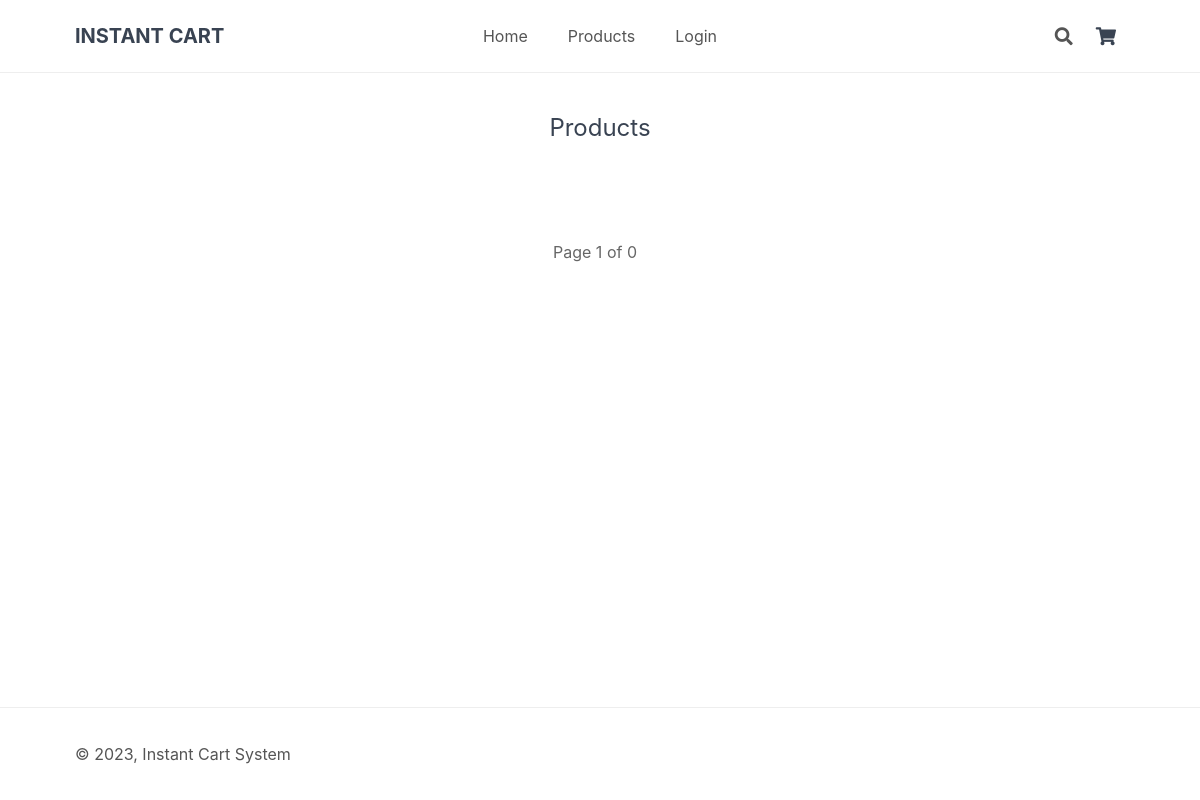
Before: /products.php with the older database file.
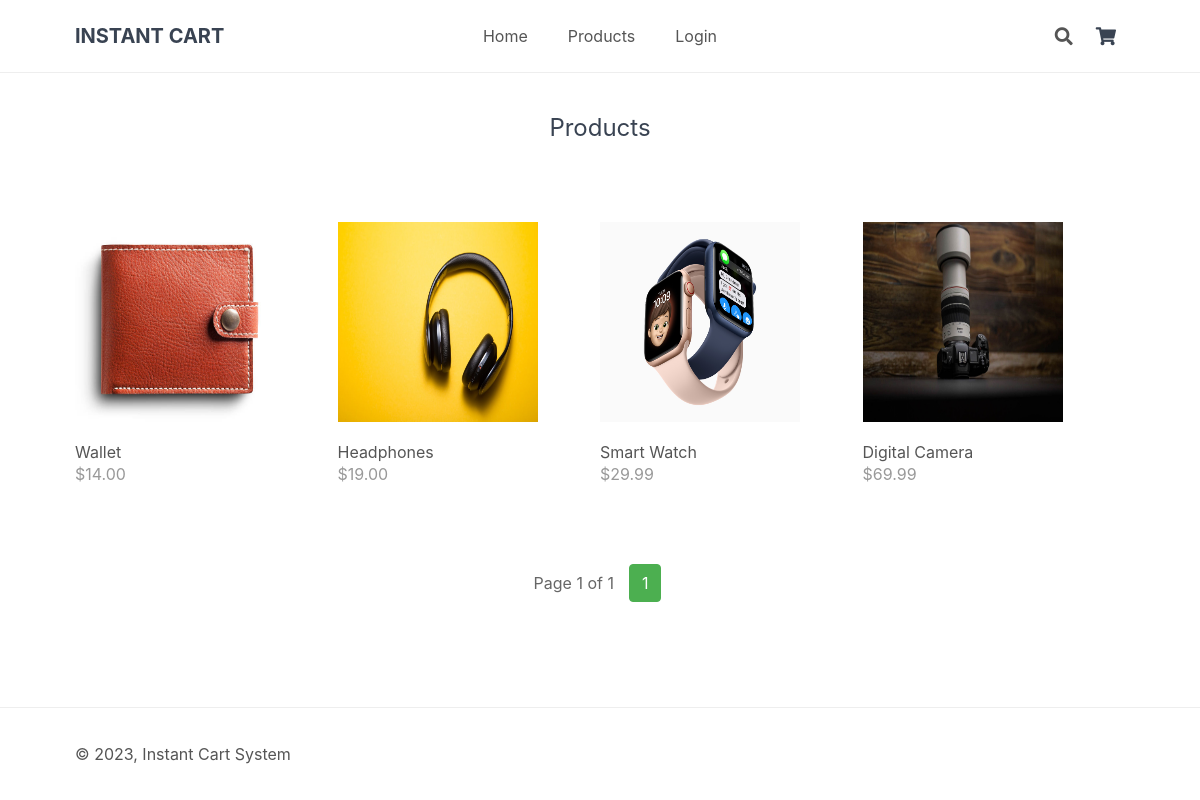
After: the same page with the newer database file.
### tables this page shows
CREATE TABLE `products` (
  `id` int(11) NOT NULL,
  `name` varchar(200) NOT NULL,
  `desc` text NOT NULL,
  `price` decimal(7,2) NOT NULL,
  `market_price` decimal(7,2) NOT NULL DEFAULT 0.00,
  `quantity` int(11) NOT NULL,
  `img` text NOT NULL,
  `date_added` datetime NOT NULL DEFAULT current_timestamp()
);

### products.php (the view, shortened to what this page needs)
<?php
require_once './database/connection.php';
$productsPerPage = 4;
$page = isset($_GET['p']) ? (int) $_GET['p'] : 1;
$offset = ($page - 1) * $productsPerPage;
$sql = "SELECT * FROM products LIMIT $offset, $productsPerPage";
$result = mysqli_query($connection, $sql);
?>
<html>
<head>
    <?php include './views/header.php'; ?>
</head>
<body>
    <?php include './views/nav.php'; ?>
    <main>
        <div class="products content-wrapper">
            <h1>Products</h1>
              <div class="products-wrapper">
            <?php
            while ($row = mysqli_fetch_assoc($result)) {
                echo '<a href="product.php?id='.$row['id'].'" class="product">';
                echo '<img src="imgs/'.$row['img'].'" width="200" height="200" alt="'.$row['name'].'">';
                echo '<span class="name">'.$row['name'].'</span>';
                echo '<span class="price">$'.$row['price'].'</span>';
                echo '</a>';
            }
            $sql = 'SELECT COUNT(*) AS total FROM products';
            $result = mysqli_query($connection, $sql);
            $row = mysqli_fetch_assoc($result);
            $totalProducts = $row['total'];
            $totalPages = ceil($totalProducts / $productsPerPage);
            echo '</div><div class="pagination">';
            echo '<span class="page">Page '.$page.' of '.$totalPages.'</span>';
            for ($i = 1; $i <= $totalPages; ++$i) {
                if ($i === $page) {
                    echo '<span class="current">'.$i.'</span>';
                } else {
                    echo '<a href="products.php?p='.$i.'">'.$i.'</a>';
                }
            }
            echo '</div>';
            ?>
        </div>
    </main>
    <?php include './views/footer.php'; ?>
</body>
</html>

### views/header.php (shortened to what this page needs)
<link href="style.css" rel="stylesheet" type="text/css">
<link rel="stylesheet" href="https://use.fontawesome.com/releases/v5.7.1/css/all.css">
<link rel="stylesheet" href="https://cdnjs.cloudflare.com/ajax/libs/toastr.js/latest/toastr.min.css">

### views/nav.php (shortened to what this page needs)
<header>
        <div class="content-wrapper">
            <h1>INSTANT CART</h1>
            <nav>
                <a href="index.php">Home</a>
                <a href="products.php">Products</a>
                <?php if (isset($_SESSION['name'])) {
    ?>
                 <a href="logout.php">logout</a>
                 <a href="#"><?php echo $_SESSION['name']; ?></a>
                 <?php
} else {?>
                <a href="myaccount.php">Login</a>
                <?php } ?>
            </nav>
            <div class="link-icons">
                <div class="search">
                    <i class="fas fa-search" title="Search"></i>
                </div>
                <a href="cart.php">
                    <i class="fas fa-shopping-cart"></i>
                </a>
            </div>
        </div>
    </header>

### views/footer.php
<footer>
        <div class="content-wrapper">
            <p>© 2023, Instant Cart System</p>
        </div>
    </footer>

### style.css (style rules this page uses)
* { box-sizing: border-box; font-family: -apple-system, BlinkMacSystemFont, segoe ui, roboto, oxygen, ubuntu, cantarell, fira sans, droid sans, helvetica neue, Arial, sans-serif; font-size: 16px }
html { height: 100% }
body { position: relative; min-height: 100%; color: #555; background-color: #fff; margin: 0; padding-bottom: 100px }
h1, h2, h3, h4, h5 { color: #394352 }
.content-wrapper { width: 1050px; margin: 0 auto }
header { position: relative; border-bottom: 1px solid #eee }
header .content-wrapper { display: flex }
header h1, header img { display: flex; flex-grow: 1; flex-basis: 0; font-size: 20px; margin: 0; padding: 24px 0 }
header nav { display: flex; flex-grow: 1; flex-basis: 0; justify-content: center; align-items: center }
header nav a { white-space: nowrap; text-decoration: none; color: #555; padding: 10px; margin: 0 10px }
header .link-icons { display: flex; flex-grow: 1; flex-basis: 0; justify-content: flex-end; align-items: center; position: relative }
header .link-icons .search i { font-size: 18px; padding: 9px; border-radius: 50%; cursor: pointer }
header .link-icons a { position: relative; text-decoration: none; color: #394352; padding: 9px; border-radius: 50%; margin-left: 5px }
header .link-icons a i { font-size: 18px }
main .recentlyadded .products, main .products .products-wrapper { display: flex; flex-wrap: wrap; align-items: center; padding: 40px 0 0 }
main .recentlyadded .products .product, main .products .products-wrapper .product { display: block; overflow: hidden; text-decoration: none; width: 25%; padding-bottom: 60px }
main .recentlyadded .products .product img, main .products .products-wrapper .product img { transform: scale(1); transition: transform 1s }
main .recentlyadded .products .product .name, main .products .products-wrapper .product .name { display: block; color: #555; padding: 20px 0 2px }
main .recentlyadded .products .product .price, main .products .products-wrapper .product .price { display: block; color: #999 }
main>.products h1 { display: block; font-weight: 400; margin: 0; padding: 40px 0; font-size: 24px; text-align: center; width: 100% }
footer { position: absolute; bottom: 0; border-top: 1px solid #eee; padding: 20px 0; width: 100% }
.pagination { margin-top: 20px; display: flex; justify-content: center; align-items: center; }
.pagination a, .pagination .current { margin: 0 5px; padding: 8px 12px; text-decoration: none; color: #333; border: 1px solid #ddd; border-radius: 4px; background-color: #fff; transition: background-color 0.3s; }
.pagination .current { background-color: #4CAF50; color: #fff; border: 1px solid #4CAF50; }
.page { margin-right: 10px; color: #666; }

Changed rows visible on the page:
added products: img (picture), name "Wallet", price "14.00"
added products: img (picture), name "Headphones", price "19.00"
added products: img (picture), name "Smart Watch", price "29.99"
added products: img (picture), name "Digital Camera", price "69.99"
Other visible differences:
$totalPages: "0" → "1"
new list line: "1"
